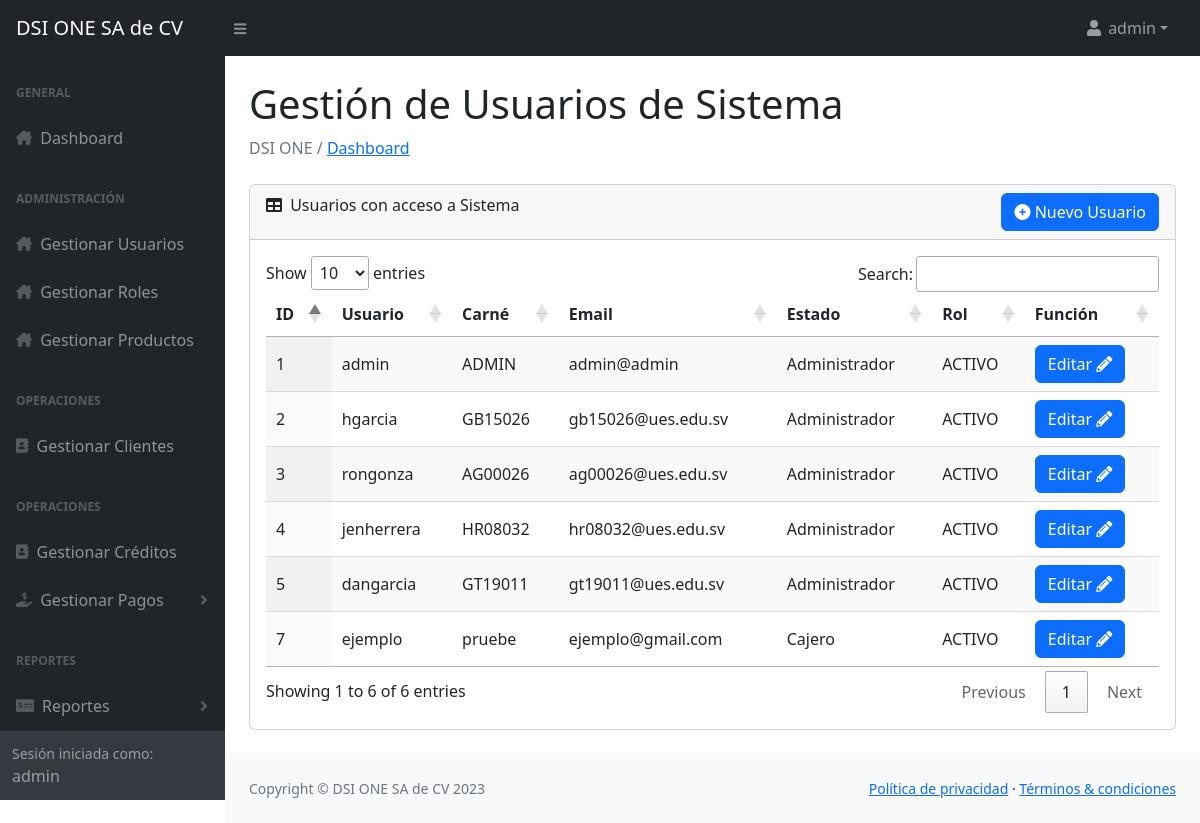
/Vista/admin_usuarios.php (signed in), run on an earlier commit of the app's database.
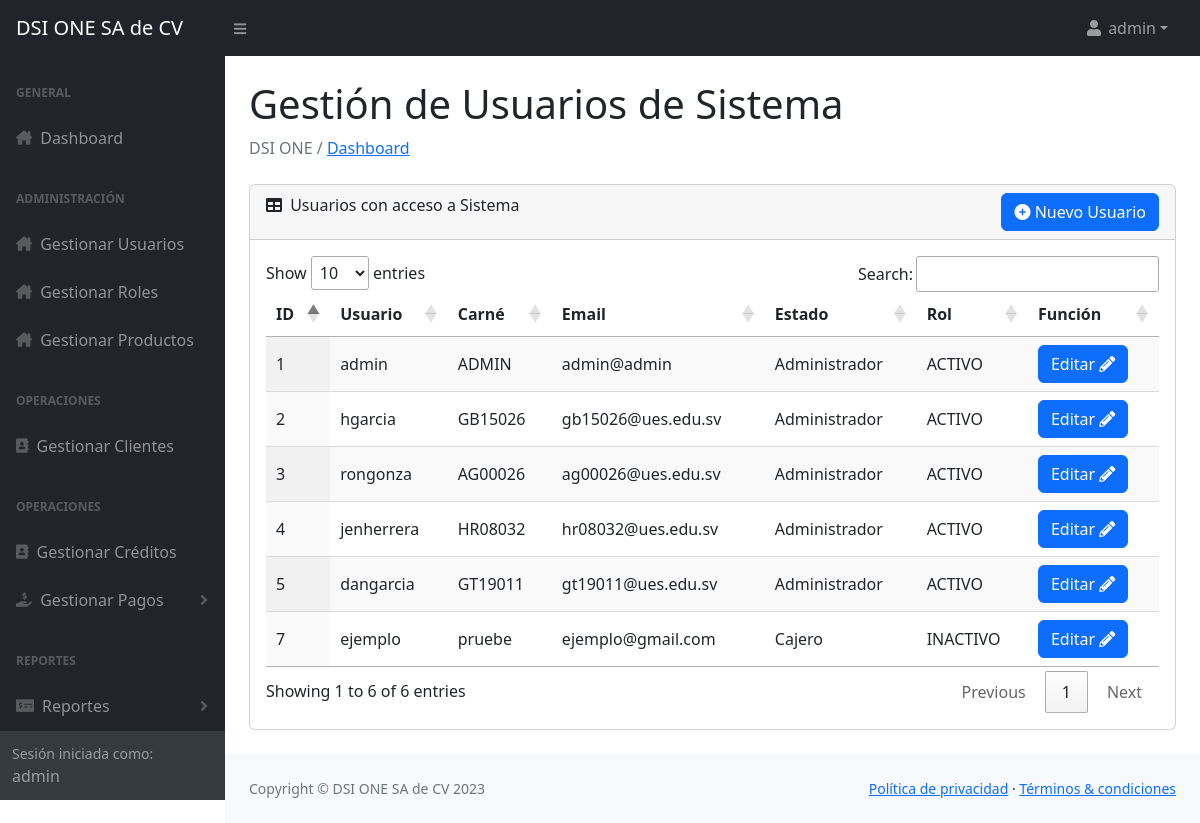
And on a later commit of the database.
### tables this page shows
CREATE TABLE `usuarios_dsi` (
  `id` int(11) NOT NULL,
  `username` varchar(15) NOT NULL,
  `password` varchar(25) NOT NULL,
  `carne` varchar(10) NOT NULL,
  `email` varchar(25) NOT NULL,
  `codigo_recuperacion` varchar(6) DEFAULT NULL,
  `estado` enum('ACTIVO','INACTIVO') NOT NULL DEFAULT 'ACTIVO',
  `rol` varchar(255) NOT NULL
);

### Vista/admin_usuarios.php (the view, shortened to what this page needs)
<?php include '../Controlador/sesion.php';
?>
<head>
    <?php include '../Modelo/o_head.php'; ?>
</head>
<body class="sb-nav-fixed">
    <?php include '../Modelo/o_menu.php'; ?>
    <div id="layoutSidenav_content">
        <main>
            <div class="container-fluid px-4">
                <h1 class="mt-4">Gestión de Usuarios de Sistema</h1>
                <ol class="breadcrumb mb-4">
                    <li class="breadcrumb-item active"> DSI ONE / <a href="../Vista/home.php"> Dashboard </a></li>
                </ol>
                <div class="card mb-4">
                    <div class="card-header">
                        <i class="fas fa-table me-1"></i>
                        Usuarios con acceso a Sistema
                        <div style="float: right;">
                            <button class="btn btn-primary" data-bs-toggle="modal" data-bs-target="#addUsuarioModal"><i class="fa-solid fa-circle-plus"></i> Nuevo Usuario</button>
                        </div>
                    </div>
                    <div class="card-body">
                        <table id="datatablesSimple" class="display">
                            <thead>
                                <tr>
                                    <th>ID</th>
                                    <th>Usuario</th>
                                    <th>Carné</th>
                                    <th>Email</th>
                                    <th>Estado</th>
                                    <th>Rol</th>
                                    <th>Función</th>
                                </tr>
                            </thead>
                            <tbody>
                                <?php
                                $query = "SELECT * FROM usuarios_dsi";
                                $result = $conn->query($query);
                                if ($result->num_rows > 0) {
                                    while ($row = $result->fetch_assoc()) {
                                        echo "<tr>";
                                        echo "<td>" . $row['id'] . "</td>";
                                        echo "<td>" . $row['username'] . "</td>";
                                        echo "<td>" . $row['carne'] . "</td>";
                                        echo "<td>" . $row['email'] . "</td>";
                                        echo "<td>" . $row['rol'] . "</td>";
                                        echo "<td>" . $row['estado'] . "</td>";
                                        echo '<td>
                                                <button class="btn btn-primary" onclick="cargarDatosUsuario(' . $row['id'] . ')" data-bs-toggle="modal" data-bs-target="#editUsuarioModal">Editar <i class="fas fa-pencil-alt" style="color: white;"></i></button>
                                            </td>';
                                        echo "</tr>";
                                    }
                                } else {
                                    echo "<tr><td colspan='7'>No se encontraron registros en la tabla usuarios_dsi.</td></tr>";
                                }
                                ?>
                            </tbody>
                        </table>
                    </div>
                </div>
            </div>
        </main>
        <?php include '../Modelo/o_scrips_generales.php'; ?>
</body>
</html>

What changed in the data, as far as the page shows it:
changed usuarios_dsi "ejemplo": estado "ACTIVO" → "INACTIVO"
